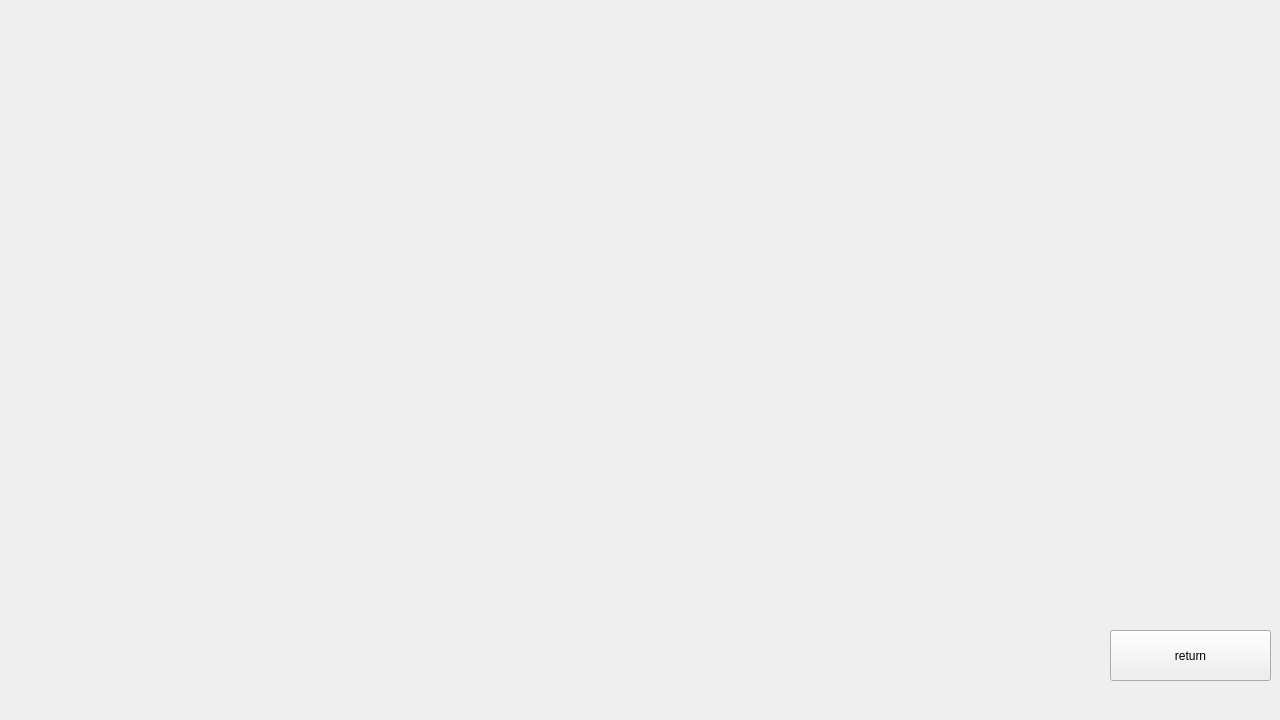
<?xml version="1.0" encoding="UTF-8"?>
<ui version="4.0">
 <class>PageWorldMap</class>
 <widget class="QWidget" name="PageWorldMap">
  <property name="geometry">
   <rect>
    <x>0</x>
    <y>0</y>
    <width>1280</width>
    <height>720</height>
   </rect>
  </property>
  <property name="windowTitle">
   <string>Form</string>
  </property>
  <property name="styleSheet">
   <string notr="true">#PageWorldMap {border-image: url(:/assets/images/ui/loading/worldMap);}</string>
  </property>
  <widget class="QPushButton" name="btn_level1">
   <property name="geometry">
    <rect>
     <x>500</x>
     <y>440</y>
     <width>301</width>
     <height>191</height>
    </rect>
   </property>
   <property name="styleSheet">
    <string notr="true">QPushButton {
		border: none;
		background: transparent;
		background-image:url( :/assets/images/ui/buttons/level_1);
		background-repeat: no-repeat;
		background-position: center;
		background-size: contain;
}

QPushButton:hover {
		background-image:url(:/assets/images/ui/buttons/level1_hover);
}

</string>
   </property>
   <property name="text">
    <string/>
   </property>
  </widget>
  <widget class="QPushButton" name="btn_backToMain">
   <property name="geometry">
    <rect>
     <x>1110</x>
     <y>630</y>
     <width>161</width>
     <height>51</height>
    </rect>
   </property>
   <property name="styleSheet">
    <string notr="true"/>
   </property>
   <property name="text">
    <string>return</string>
   </property>
  </widget>
 </widget>
 <resources/>
 <connections/>
</ui>
